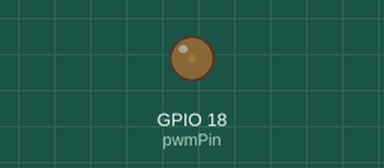
Bench run of a program on a simulated Raspberry Pi (BCM pin numbers). Parts: output pins drawn as LEDs (lit = HIGH).

Above: at 0.05 s.
At 0.9 s:
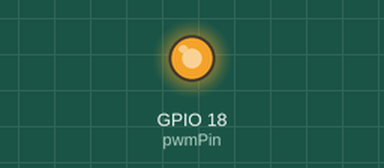
At 1.3 s:
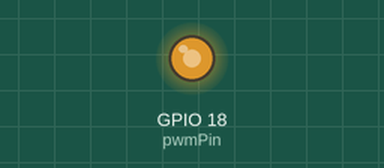
At 1.75 s:
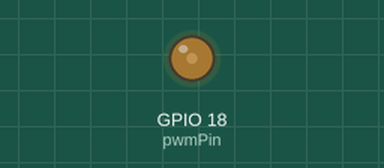
Timing chart, 0 to 4.6 s (numbered marks = the images above):
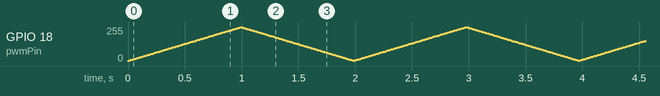

The program:

gpio_pwm_led.py
```python
# GPIO example blinking LED

# Import the GPIO and time libraries
import RPi.GPIO as GPIO
import time

# Set the GPIO mode to BCM and disable warnings
GPIO.setmode(GPIO.BCM)
GPIO.setwarnings(False)

# Define pins
pwmPin = 18

GPIO.setup(pwmPin,GPIO.OUT)
pwm = GPIO.PWM(pwmPin,100)

# Make sure LED is off
pwm.start(0)

# Begin Loop
while True:

    count = 1
    # begin while loop to brighten LED
    while count < 100:

        # set duty cycle
        pwm.ChangeDutyCycle(count)

        # delay 1/100 of a second
        time.sleep(0.01)

        # increment count
        count = count + 1

    # begin while loop to darken LED
    while count > 1:

        # set duty cycle
        pwm.ChangeDutyCycle(count)

        # delay 1/100 of a second
        time.sleep(0.01)

        # decrement count
        count = count - 1
```
